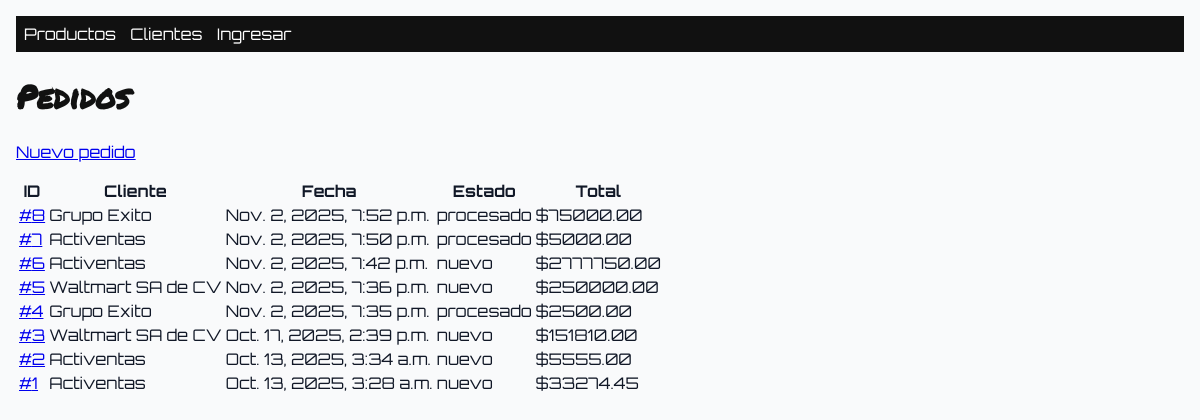
Page /pedidos/ on the committed database.
### ventas/models.py (models this page shows, shortened)
class Pedido(models.Model):
        ESTADOS = [
            ('nuevo', 'Nuevo'),
            ('procesado', 'Procesado'),
            ('cancelado', 'Cancelado'),
        ]
        cliente = models.ForeignKey(Cliente, on_delete=models.PROTECT, related_name='pedidos')
        fecha = models.DateTimeField(default=timezone.now)
        estado = models.CharField(max_length=20, choices=ESTADOS, default='nuevo')
        nota = models.TextField(blank=True, null=True)
        class Meta:
            ordering = ['-fecha']
        @property
        def total(self):
            return sum((item.subtotal for item in self.items.all()), start=Decimal('0'))

class Cliente(models.Model):
    nombre = models.CharField(max_length=200)
    email = models.EmailField(blank=True, null=True)
    telefono = models.CharField(max_length=30, blank=True, null=True)
    direccion = models.TextField(blank=True, null=True)
    activo = models.BooleanField(default=True)
    def __str__(self):
        return self.nombre

class PedidoItem(models.Model):
    pedido = models.ForeignKey(Pedido, on_delete=models.CASCADE, related_name='items')
    producto = models.ForeignKey(Producto, on_delete=models.PROTECT)
    cantidad = models.PositiveIntegerField(validators=[MinValueValidator(1)])
    precio_unitario = models.DecimalField(max_digits=12, decimal_places=2, validators=[MinValueValidator(0)])
    class Meta:
        unique_together = [('pedido', 'producto')]
    @property
    def subtotal(self):
        return self.cantidad * self.precio_unitario

### ventas/views.py (the view)
# urls.py: path("pedidos/", views.PedidoListView.as_view(), name="pedido_list"),
class PedidoListView(ListView):
    model = Pedido
    template_name = "ventas/pedido_list.html"
    context_object_name = "pedidos"
    paginate_by = 20

### templates/ventas/pedido_list.html (shortened to what this page needs)
{% extends "base.html" %}
{% block content %}
<h1>Pedidos</h1>
<p><a href="{% url 'pedido_create' %}">Nuevo pedido</a></p>
<table>
  <thead><tr><th>ID</th><th>Cliente</th><th>Fecha</th><th>Estado</th><th>Total</th></tr></thead>
  <tbody>
  {% for p in pedidos %}
    <tr>
      <td><a href="{% url 'pedido_detail' p.pk %}">#{{ p.id }}</a></td>
      <td>{{ p.cliente }}</td>
      <td>{{ p.fecha }}</td>
      <td>{{ p.estado }}</td>
      <td>${{ p.total }}</td>
    </tr>
  {% empty %}
    <tr><td colspan="5">No hay pedidos.</td></tr>
  {% endfor %}
  </tbody>
</table>
{% endblock %}

### templates/base.html (shortened to what this page needs)
{% load static %}
<!DOCTYPE html>
<html lang="es">
<head>
  <link rel="stylesheet" href="{% static 'css/style.css' %}">
</head>
<body>
  <nav>
    <a href="{% url 'producto_list' %}">Productos</a>
    <a href="{% url 'cliente_list' %}">Clientes</a>
    {% if user.is_authenticated %}
      <span>Hola, {{ user.get_username }}</span>
      <a href="{% url 'logout' %}">Salir</a>
    {% else %}
      <a href="{% url 'login' %}">Ingresar</a>
    {% endif %}
  </nav>
  <main>
    {% block content %}{% endblock %}
  </main>
</body>
</html>

### static/css/style.css (style rules this page uses)
body { font-family: 'Orbitron', sans-serif; background-color: #f9fafb; color: #111827; margin: 0; padding: 1rem; }
h1, h2, h3 { font-family: 'Permanent Marker', cursive; color: #111; }
nav { font-family: 'Orbitron', sans-serif; background-color: #111; color: white; padding: 0.5rem; }
nav a { color: white; margin-right: 10px; text-decoration: none; }

### rows in the picture
Pedido: id "8", cliente "Grupo Exito", fecha "Nov. 2, 2025, 7:52 p.m.", estado "procesado", total "75000.00"
Pedido: id "7", cliente "Activentas", fecha "Nov. 2, 2025, 7:50 p.m.", estado "procesado", total "5000.00"
Pedido: id "6", cliente "Activentas", fecha "Nov. 2, 2025, 7:42 p.m.", estado "nuevo", total "2777750.00"
Pedido: id "5", cliente "Waltmart SA de CV", fecha "Nov. 2, 2025, 7:36 p.m.", estado "nuevo", total "250000.00"
Pedido: id "4", cliente "Grupo Exito", fecha "Nov. 2, 2025, 7:35 p.m.", estado "procesado", total "2500.00"
Pedido: id "3", cliente "Waltmart SA de CV", fecha "Oct. 17, 2025, 2:39 p.m.", estado "nuevo", total "151810.00"
Pedido: id "2", cliente "Activentas", fecha "Oct. 13, 2025, 3:34 a.m.", estado "nuevo", total "5555.00"
Pedido: id "1", cliente "Activentas", fecha "Oct. 13, 2025, 3:28 a.m.", estado "nuevo", total "33274.45"
